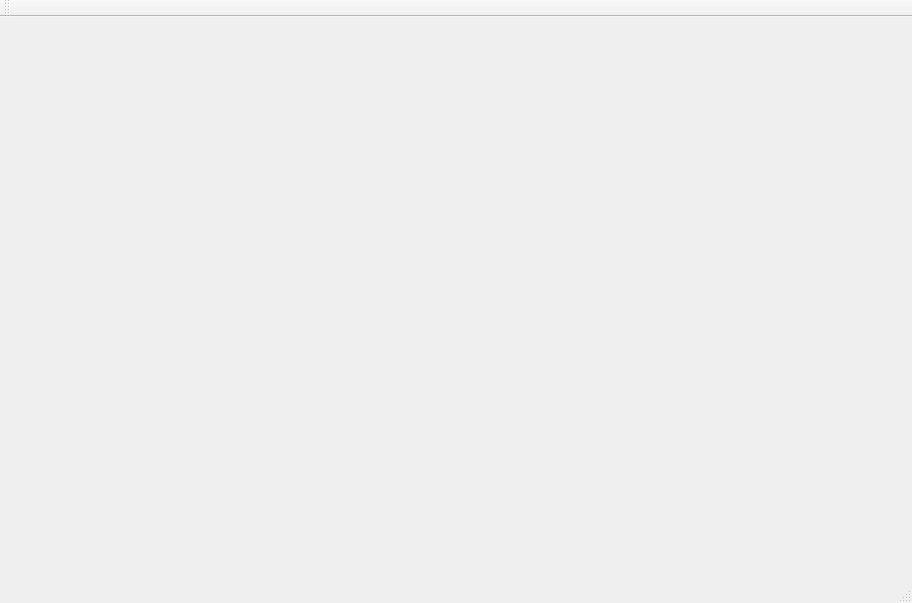
<?xml version="1.0" encoding="UTF-8"?>
<ui version="4.0">
 <class>PaintClass</class>
 <widget class="QMainWindow" name="PaintClass">
  <property name="geometry">
   <rect>
    <x>0</x>
    <y>0</y>
    <width>912</width>
    <height>603</height>
   </rect>
  </property>
  <property name="windowTitle">
   <string>Paint</string>
  </property>
  <widget class="QWidget" name="centralWidget"/>
  <widget class="QMenuBar" name="menuBar">
   <property name="geometry">
    <rect>
     <x>0</x>
     <y>0</y>
     <width>912</width>
     <height>21</height>
    </rect>
   </property>
  </widget>
  <widget class="QToolBar" name="mainToolBar">
   <attribute name="toolBarArea">
    <enum>TopToolBarArea</enum>
   </attribute>
   <attribute name="toolBarBreak">
    <bool>false</bool>
   </attribute>
  </widget>
  <widget class="QStatusBar" name="statusBar"/>
 </widget>
 <layoutdefault spacing="6" margin="11"/>
 <resources/>
 <connections/>
</ui>
